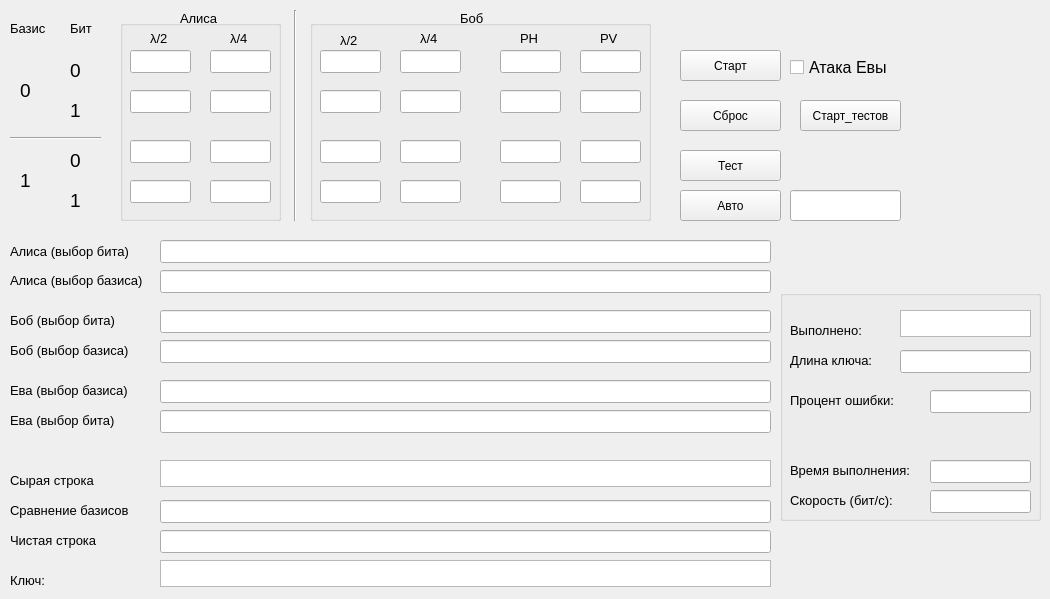
    <widget class="QWidget" name="tab_3">
     <attribute name="title">
      <string>Протокол</string>
     </attribute>
     <widget class="QGroupBox" name="groupBox_3">
      <property name="geometry">
       <rect>
        <x>120</x>
        <y>20</y>
        <width>161</width>
        <height>201</height>
       </rect>
      </property>
      <property name="font">
       <font>
        <pointsize>10</pointsize>
       </font>
      </property>
      <property name="title">
       <string/>
      </property>
      <widget class="QLineEdit" name="aHalf_00">
       <property name="geometry">
        <rect>
         <x>10</x>
         <y>30</y>
         <width>61</width>
         <height>23</height>
        </rect>
       </property>
      </widget>
      <widget class="QLineEdit" name="aHalf_01">
       <property name="geometry">
        <rect>
         <x>10</x>
         <y>70</y>
         <width>61</width>
         <height>23</height>
        </rect>
       </property>
      </widget>
      <widget class="QLineEdit" name="aHalf_10">
       <property name="geometry">
        <rect>
         <x>10</x>
         <y>120</y>
         <width>61</width>
         <height>23</height>
        </rect>
       </property>
      </widget>
      <widget class="QLineEdit" name="aHalf_11">
       <property name="geometry">
        <rect>
         <x>10</x>
         <y>160</y>
         <width>61</width>
         <height>23</height>
        </rect>
       </property>
      </widget>
      <widget class="QLineEdit" name="aQuart_00">
       <property name="geometry">
        <rect>
         <x>90</x>
         <y>30</y>
         <width>61</width>
         <height>23</height>
        </rect>
       </property>
      </widget>
      <widget class="QLineEdit" name="aQuart_01">
       <property name="geometry">
        <rect>
         <x>90</x>
         <y>70</y>
         <width>61</width>
         <height>23</height>
        </rect>
       </property>
      </widget>
      <widget class="QLineEdit" name="aQuart_10">
       <property name="geometry">
        <rect>
         <x>90</x>
         <y>120</y>
         <width>61</width>
         <height>23</height>
        </rect>
       </property>
      </widget>
      <widget class="QLineEdit" name="aQuart_11">
       <property name="geometry">
        <rect>
         <x>90</x>
         <y>160</y>
         <width>61</width>
         <height>23</height>
        </rect>
       </property>
      </widget>
      <widget class="QLabel" name="label_46">
       <property name="geometry">
        <rect>
         <x>30</x>
         <y>10</y>
         <width>21</width>
         <height>16</height>
        </rect>
       </property>
       <property name="text">
        <string>λ/2</string>
       </property>
      </widget>
      <widget class="QLabel" name="label_47">
       <property name="geometry">
        <rect>
         <x>110</x>
         <y>10</y>
         <width>21</width>
         <height>16</height>
        </rect>
       </property>
       <property name="text">
        <string>λ/4</string>
       </property>
      </widget>
     </widget>
     <widget class="QLabel" name="label_15">
      <property name="geometry">
       <rect>
        <x>10</x>
        <y>20</y>
        <width>41</width>
        <height>16</height>
       </rect>
      </property>
      <property name="font">
       <font>
        <pointsize>10</pointsize>
       </font>
      </property>
      <property name="text">
       <string>Базис</string>
      </property>
     </widget>
     <widget class="QLabel" name="label_16">
      <property name="geometry">
       <rect>
        <x>70</x>
        <y>20</y>
        <width>31</width>
        <height>16</height>
       </rect>
      </property>
      <property name="font">
       <font>
        <pointsize>10</pointsize>
       </font>
      </property>
      <property name="layoutDirection">
       <enum>Qt::LeftToRight</enum>
      </property>
      <property name="text">
       <string>Бит</string>
      </property>
     </widget>
     <widget class="Line" name="line">
      <property name="geometry">
       <rect>
        <x>10</x>
        <y>130</y>
        <width>91</width>
        <height>16</height>
       </rect>
      </property>
      <property name="orientation">
       <enum>Qt::Horizontal</enum>
      </property>
     </widget>
     <widget class="QLabel" name="label_17">
      <property name="geometry">
       <rect>
        <x>20</x>
        <y>80</y>
        <width>16</width>
        <height>21</height>
       </rect>
      </property>
      <property name="font">
       <font>
        <pointsize>14</pointsize>
       </font>
      </property>
      <property name="text">
       <string>0</string>
      </property>
     </widget>
     <widget class="QLabel" name="label_18">
      <property name="geometry">
       <rect>
        <x>70</x>
        <y>60</y>
        <width>16</width>
        <height>21</height>
       </rect>
      </property>
      <property name="font">
       <font>
        <pointsize>14</pointsize>
       </font>
      </property>
      <property name="text">
       <string>0</string>
      </property>
     </widget>
     <widget class="QLabel" name="label_19">
      <property name="geometry">
       <rect>
        <x>70</x>
        <y>100</y>
        <width>16</width>
        <height>21</height>
       </rect>
      </property>
      <property name="font">
       <font>
        <pointsize>14</pointsize>
       </font>
      </property>
      <property name="text">
       <string>1</string>
      </property>
     </widget>
     <widget class="QLabel" name="label_20">
      <property name="geometry">
       <rect>
        <x>70</x>
        <y>150</y>
        <width>16</width>
        <height>21</height>
       </rect>
      </property>
      <property name="font">
       <font>
        <pointsize>14</pointsize>
       </font>
      </property>
      <property name="text">
       <string>0</string>
      </property>
     </widget>
     <widget class="QLabel" name="label_21">
      <property name="geometry">
       <rect>
        <x>70</x>
        <y>190</y>
        <width>16</width>
        <height>21</height>
       </rect>
      </property>
      <property name="font">
       <font>
        <pointsize>14</pointsize>
       </font>
      </property>
      <property name="text">
       <string>1</string>
      </property>
     </widget>
     <widget class="QLabel" name="label_22">
      <property name="geometry">
       <rect>
        <x>20</x>
        <y>170</y>
        <width>16</width>
        <height>21</height>
       </rect>
      </property>
      <property name="font">
       <font>
        <pointsize>14</pointsize>
       </font>
      </property>
      <property name="text">
       <string>1</string>
      </property>
     </widget>
     <widget class="QGroupBox" name="groupBox_7">
      <property name="geometry">
       <rect>
        <x>310</x>
        <y>20</y>
        <width>341</width>
        <height>201</height>
       </rect>
      </property>
      <property name="font">
       <font>
        <pointsize>10</pointsize>
       </font>
      </property>
      <property name="title">
       <string/>
      </property>
      <widget class="QLineEdit" name="bHalf_00">
       <property name="geometry">
        <rect>
         <x>10</x>
         <y>30</y>
         <width>61</width>
         <height>23</height>
        </rect>
       </property>
      </widget>
      <widget class="QLineEdit" name="bHalf_01">
       <property name="geometry">
        <rect>
         <x>10</x>
         <y>70</y>
         <width>61</width>
         <height>23</height>
        </rect>
       </property>
      </widget>
      <widget class="QLineEdit" name="bHalf_10">
       <property name="geometry">
        <rect>
         <x>10</x>
         <y>120</y>
         <width>61</width>
         <height>23</height>
        </rect>
       </property>
      </widget>
      <widget class="QLineEdit" name="bHalf_11">
       <property name="geometry">
        <rect>
         <x>10</x>
         <y>160</y>
         <width>61</width>
         <height>23</height>
        </rect>
       </property>
      </widget>
      <widget class="QLineEdit" name="bQuart_00">
       <property name="geometry">
        <rect>
         <x>90</x>
         <y>30</y>
         <width>61</width>
         <height>23</height>
        </rect>
       </property>
      </widget>
      <widget class="QLineEdit" name="bQuart_01">
       <property name="geometry">
        <rect>
         <x>90</x>
         <y>70</y>
         <width>61</width>
         <height>23</height>
        </rect>
       </property>
      </widget>
      <widget class="QLineEdit" name="bQuart_10">
       <property name="geometry">
        <rect>
         <x>90</x>
         <y>120</y>
         <width>61</width>
         <height>23</height>
        </rect>
       </property>
      </widget>
      <widget class="QLineEdit" name="bQuart_11">
       <property name="geometry">
        <rect>
         <x>90</x>
         <y>160</y>
         <width>61</width>
         <height>23</height>
        </rect>
       </property>
      </widget>
      <widget class="QLabel" name="label_45">
       <property name="geometry">
        <rect>
         <x>30</x>
         <y>10</y>
         <width>21</width>
         <height>20</height>
        </rect>
       </property>
       <property name="text">
        <string>λ/2</string>
       </property>
      </widget>
      <widget class="QLabel" name="label_48">
       <property name="geometry">
        <rect>
         <x>110</x>
         <y>10</y>
         <width>21</width>
         <height>16</height>
        </rect>
       </property>
       <property name="text">
        <string>λ/4</string>
       </property>
      </widget>
      <widget class="QLineEdit" name="PH_00">
       <property name="geometry">
        <rect>
         <x>190</x>
         <y>30</y>
         <width>61</width>
         <height>23</height>
        </rect>
       </property>
      </widget>
      <widget class="QLineEdit" name="PV_00">
       <property name="geometry">
        <rect>
         <x>270</x>
         <y>30</y>
         <width>61</width>
         <height>23</height>
        </rect>
       </property>
      </widget>
      <widget class="QLineEdit" name="PH_01">
       <property name="geometry">
        <rect>
         <x>190</x>
         <y>70</y>
         <width>61</width>
         <height>23</height>
        </rect>
       </property>
      </widget>
      <widget class="QLineEdit" name="PV_01">
       <property name="geometry">
        <rect>
         <x>270</x>
         <y>70</y>
         <width>61</width>
         <height>23</height>
        </rect>
       </property>
      </widget>
      <widget class="QLineEdit" name="PH_10">
       <property name="geometry">
        <rect>
         <x>190</x>
         <y>120</y>
         <width>61</width>
         <height>23</height>
        </rect>
       </property>
      </widget>
      <widget class="QLineEdit" name="PH_11">
       <property name="geometry">
        <rect>
         <x>190</x>
         <y>160</y>
         <width>61</width>
         <height>23</height>
        </rect>
       </property>
      </widget>
      <widget class="QLineEdit" name="PV_10">
       <property name="geometry">
        <rect>
         <x>270</x>
         <y>120</y>
         <width>61</width>
         <height>23</height>
        </rect>
       </property>
      </widget>
      <widget class="QLineEdit" name="PV_11">
       <property name="geometry">
        <rect>
         <x>270</x>
         <y>160</y>
         <width>61</width>
         <height>23</height>
        </rect>
       </property>
      </widget>
      <widget class="QLabel" name="label_51">
       <property name="geometry">
        <rect>
         <x>290</x>
         <y>10</y>
         <width>21</width>
         <height>16</height>
        </rect>
       </property>
       <property name="text">
        <string>PV</string>
       </property>
      </widget>
      <widget class="QLabel" name="label_52">
       <property name="geometry">
        <rect>
         <x>210</x>
         <y>10</y>
         <width>21</width>
         <height>16</height>
        </rect>
       </property>
       <property name="text">
        <string>PH</string>
       </property>
      </widget>
     </widget>
     <widget class="Line" name="line_3">
      <property name="geometry">
       <rect>
        <x>280</x>
        <y>10</y>
        <width>31</width>
        <height>211</height>
       </rect>
      </property>
      <property name="orientation">
       <enum>Qt::Vertical</enum>
      </property>
     </widget>
     <widget class="QLabel" name="label_49">
      <property name="geometry">
       <rect>
        <x>180</x>
        <y>10</y>
        <width>41</width>
        <height>16</height>
       </rect>
      </property>
      <property name="font">
       <font>
        <pointsize>10</pointsize>
       </font>
      </property>
      <property name="text">
       <string>Алиса</string>
      </property>
     </widget>
     <widget class="QLabel" name="label_50">
      <property name="geometry">
       <rect>
        <x>460</x>
        <y>10</y>
        <width>31</width>
        <height>16</height>
       </rect>
      </property>
      <property name="font">
       <font>
        <pointsize>10</pointsize>
       </font>
      </property>
      <property name="text">
       <string>Боб</string>
      </property>
     </widget>
     <widget class="QPushButton" name="Start_protocol">
      <property name="geometry">
       <rect>
        <x>680</x>
        <y>50</y>
        <width>101</width>
        <height>31</height>
       </rect>
      </property>
      <property name="text">
       <string>Старт</string>
      </property>
     </widget>
     <widget class="QPushButton" name="Delete">
      <property name="geometry">
       <rect>
        <x>680</x>
        <y>100</y>
        <width>101</width>
        <height>31</height>
       </rect>
      </property>
      <property name="text">
       <string>Сброс</string>
      </property>
     </widget>
     <widget class="QLineEdit" name="AliceBit">
      <property name="geometry">
       <rect>
        <x>160</x>
        <y>240</y>
        <width>611</width>
        <height>23</height>
       </rect>
      </property>
     </widget>
     <widget class="QLabel" name="label_53">
      <property name="geometry">
       <rect>
        <x>10</x>
        <y>241</y>
        <width>141</width>
        <height>20</height>
       </rect>
      </property>
      <property name="font">
       <font>
        <pointsize>10</pointsize>
       </font>
      </property>
      <property name="text">
       <string>Алиса (выбор бита)</string>
      </property>
     </widget>
     <widget class="QLabel" name="label_54">
      <property name="geometry">
       <rect>
        <x>10</x>
        <y>270</y>
        <width>151</width>
        <height>20</height>
       </rect>
      </property>
      <property name="font">
       <font>
        <pointsize>10</pointsize>
       </font>
      </property>
      <property name="text">
       <string>Алиса (выбор базиса)</string>
      </property>
     </widget>
     <widget class="QLabel" name="label_55">
      <property name="geometry">
       <rect>
        <x>10</x>
        <y>310</y>
        <width>141</width>
        <height>20</height>
       </rect>
      </property>
      <property name="font">
       <font>
        <pointsize>10</pointsize>
       </font>
      </property>
      <property name="text">
       <string>Боб (выбор бита)</string>
      </property>
     </widget>
     <widget class="QLabel" name="label_56">
      <property name="geometry">
       <rect>
        <x>10</x>
        <y>340</y>
        <width>141</width>
        <height>20</height>
       </rect>
      </property>
      <property name="font">
       <font>
        <pointsize>10</pointsize>
       </font>
      </property>
      <property name="text">
       <string>Боб (выбор базиса)</string>
      </property>
     </widget>
     <widget class="QLineEdit" name="AliceBasis">
      <property name="geometry">
       <rect>
        <x>160</x>
        <y>270</y>
        <width>611</width>
        <height>23</height>
       </rect>
      </property>
     </widget>
     <widget class="QLineEdit" name="BobBit">
      <property name="geometry">
       <rect>
        <x>160</x>
        <y>310</y>
        <width>611</width>
        <height>23</height>
       </rect>
      </property>
     </widget>
     <widget class="QLineEdit" name="BobBasis">
      <property name="geometry">
       <rect>
        <x>160</x>
        <y>340</y>
        <width>611</width>
        <height>23</height>
       </rect>
      </property>
     </widget>
     <widget class="QLabel" name="label_59">
      <property name="geometry">
       <rect>
        <x>10</x>
        <y>470</y>
        <width>141</width>
        <height>20</height>
       </rect>
      </property>
      <property name="font">
       <font>
        <pointsize>10</pointsize>
       </font>
      </property>
      <property name="text">
       <string>Сырая строка</string>
      </property>
     </widget>
     <widget class="QPushButton" name="Auto_Filing">
      <property name="geometry">
       <rect>
        <x>680</x>
        <y>190</y>
        <width>101</width>
        <height>31</height>
       </rect>
      </property>
      <property name="text">
       <string>Авто</string>
      </property>
     </widget>
     <widget class="QLabel" name="label_60">
      <property name="geometry">
       <rect>
        <x>10</x>
        <y>500</y>
        <width>141</width>
        <height>20</height>
       </rect>
      </property>
      <property name="font">
       <font>
        <pointsize>10</pointsize>
       </font>
      </property>
      <property name="text">
       <string>Сравнение базисов</string>
      </property>
     </widget>
     <widget class="QLineEdit" name="Comparison">
      <property name="geometry">
       <rect>
        <x>160</x>
        <y>500</y>
        <width>611</width>
        <height>23</height>
       </rect>
      </property>
     </widget>
     <widget class="QLineEdit" name="BlankLine">
      <property name="geometry">
       <rect>
        <x>160</x>
        <y>530</y>
        <width>611</width>
        <height>23</height>
       </rect>
      </property>
     </widget>
     <widget class="QLabel" name="label_61">
      <property name="geometry">
       <rect>
        <x>10</x>
        <y>530</y>
        <width>141</width>
        <height>20</height>
       </rect>
      </property>
      <property name="font">
       <font>
        <pointsize>10</pointsize>
       </font>
      </property>
      <property name="text">
       <string>Чистая строка</string>
      </property>
     </widget>
     <widget class="QGroupBox" name="groupBox_8">
      <property name="geometry">
       <rect>
        <x>780</x>
        <y>290</y>
        <width>261</width>
        <height>231</height>
       </rect>
      </property>
      <property name="title">
       <string/>
      </property>
      <widget class="QLineEdit" name="Time">
       <property name="geometry">
        <rect>
         <x>150</x>
         <y>170</y>
         <width>101</width>
         <height>23</height>
        </rect>
       </property>
      </widget>
      <widget class="QLabel" name="label_64">
       <property name="geometry">
        <rect>
         <x>10</x>
         <y>170</y>
         <width>141</width>
         <height>20</height>
        </rect>
       </property>
       <property name="font">
        <font>
         <pointsize>10</pointsize>
        </font>
       </property>
       <property name="text">
        <string>Время выполнения:</string>
       </property>
      </widget>
      <widget class="QLabel" name="label_65">
       <property name="geometry">
        <rect>
         <x>10</x>
         <y>200</y>
         <width>141</width>
         <height>20</height>
        </rect>
       </property>
       <property name="font">
        <font>
         <pointsize>10</pointsize>
        </font>
       </property>
       <property name="text">
        <string>Скорость (бит/с):</string>
       </property>
      </widget>
      <widget class="QLineEdit" name="Speed">
       <property name="geometry">
        <rect>
         <x>150</x>
         <y>200</y>
         <width>101</width>
         <height>23</height>
        </rect>
       </property>
      </widget>
      <widget class="QLabel" name="label_66">
       <property name="geometry">
        <rect>
         <x>10</x>
         <y>60</y>
         <width>101</width>
         <height>20</height>
        </rect>
       </property>
       <property name="font">
        <font>
         <pointsize>10</pointsize>
        </font>
       </property>
       <property name="text">
        <string>Длина ключа:</string>
       </property>
      </widget>
      <widget class="QLineEdit" name="LengthKey">
       <property name="geometry">
        <rect>
         <x>120</x>
         <y>60</y>
         <width>131</width>
         <height>23</height>
        </rect>
       </property>
      </widget>
      <widget class="QLabel" name="label_67">
       <property name="geometry">
        <rect>
         <x>10</x>
         <y>30</y>
         <width>101</width>
         <height>20</height>
        </rect>
       </property>
       <property name="font">
        <font>
         <pointsize>10</pointsize>
        </font>
       </property>
       <property name="text">
        <string>Выполнено:</string>
       </property>
      </widget>
      <widget class="QTextEdit" name="Progress">
       <property name="geometry">
        <rect>
         <x>120</x>
         <y>20</y>
         <width>131</width>
         <height>27</height>
        </rect>
       </property>
      </widget>
      <widget class="QLineEdit" name="error_pr">
       <property name="geometry">
        <rect>
         <x>150</x>
         <y>100</y>
         <width>101</width>
         <height>23</height>
        </rect>
       </property>
      </widget>
      <widget class="QLabel" name="label_68">
       <property name="geometry">
        <rect>
         <x>10</x>
         <y>100</y>
         <width>121</width>
         <height>20</height>
        </rect>
       </property>
       <property name="font">
        <font>
         <pointsize>10</pointsize>
        </font>
       </property>
       <property name="text">
        <string>Процент ошибки:</string>
       </property>
      </widget>
     </widget>
     <widget class="QPushButton" name="TestLine">
      <property name="geometry">
       <rect>
        <x>680</x>
        <y>150</y>
        <width>101</width>
        <height>31</height>
       </rect>
      </property>
      <property name="text">
       <string>Тест</string>
      </property>
     </widget>
     <widget class="QLineEdit" name="AutoLine">
      <property name="geometry">
       <rect>
        <x>790</x>
        <y>190</y>
        <width>111</width>
        <height>31</height>
       </rect>
      </property>
     </widget>
     <widget class="QLabel" name="label_62">
      <property name="geometry">
       <rect>
        <x>10</x>
        <y>570</y>
        <width>41</width>
        <height>20</height>
       </rect>
      </property>
      <property name="font">
       <font>
        <pointsize>10</pointsize>
       </font>
      </property>
      <property name="text">
       <string>Ключ:</string>
      </property>
     </widget>
     <widget class="QTextEdit" name="key">
      <property name="geometry">
       <rect>
        <x>160</x>
        <y>560</y>
        <width>611</width>
        <height>27</height>
       </rect>
      </property>
     </widget>
     <widget class="QTextEdit" name="RawLine">
      <property name="geometry">
       <rect>
        <x>160</x>
        <y>460</y>
        <width>611</width>
        <height>27</height>
       </rect>
      </property>
     </widget>
     <widget class="QLineEdit" name="EvaBasis">
      <property name="geometry">
       <rect>
        <x>160</x>
        <y>380</y>
        <width>611</width>
        <height>23</height>
       </rect>
      </property>
     </widget>
     <widget class="QLabel" name="label_96">
      <property name="geometry">
       <rect>
        <x>10</x>
        <y>380</y>
        <width>141</width>
        <height>20</height>
       </rect>
      </property>
      <property name="font">
       <font>
        <pointsize>10</pointsize>
       </font>
      </property>
      <property name="text">
       <string>Ева (выбор базиса)</string>
      </property>
     </widget>
     <widget class="QCheckBox" name="Evacheck">
      <property name="geometry">
       <rect>
        <x>790</x>
        <y>52</y>
        <width>101</width>
        <height>31</height>
       </rect>
      </property>
      <property name="font">
       <font>
        <pointsize>12</pointsize>
       </font>
      </property>
      <property name="text">
       <string>Атака Евы</string>
      </property>
     </widget>
     <widget class="QLineEdit" name="EvaBit">
      <property name="geometry">
       <rect>
        <x>160</x>
        <y>410</y>
        <width>611</width>
        <height>23</height>
       </rect>
      </property>
     </widget>
     <widget class="QLabel" name="label_95">
      <property name="geometry">
       <rect>
        <x>10</x>
        <y>410</y>
        <width>141</width>
        <height>20</height>
       </rect>
      </property>
      <property name="font">
       <font>
        <pointsize>10</pointsize>
       </font>
      </property>
      <property name="text">
       <string>Ева (выбор бита)</string>
      </property>
     </widget>
     <widget class="QPushButton" name="Protocol_test">
      <property name="geometry">
       <rect>
        <x>800</x>
        <y>100</y>
        <width>101</width>
        <height>31</height>
       </rect>
      </property>
      <property name="text">
       <string>Старт_тестов</string>
      </property>
     </widget>
    </widget>
